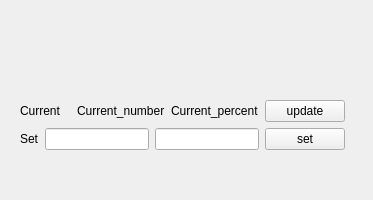
<?xml version="1.0" encoding="UTF-8"?>
<ui version="4.0">
 <class>Form</class>
 <widget class="QWidget" name="Form">
  <property name="enabled">
   <bool>true</bool>
  </property>
  <property name="geometry">
   <rect>
    <x>0</x>
    <y>0</y>
    <width>373</width>
    <height>200</height>
   </rect>
  </property>
  <property name="minimumSize">
   <size>
    <width>0</width>
    <height>200</height>
   </size>
  </property>
  <property name="windowTitle">
   <string>Form</string>
  </property>
  <widget class="QWidget" name="">
   <property name="geometry">
    <rect>
     <x>20</x>
     <y>100</y>
     <width>325</width>
     <height>52</height>
    </rect>
   </property>
   <layout class="QVBoxLayout" name="verticalLayout">
    <item>
     <layout class="QHBoxLayout" name="horizontalLayout_2">
      <item>
       <widget class="QLabel" name="current_label">
        <property name="text">
         <string>Current</string>
        </property>
       </widget>
      </item>
      <item>
       <widget class="QLabel" name="current_number">
        <property name="text">
         <string>Current_number</string>
        </property>
       </widget>
      </item>
      <item>
       <widget class="QLabel" name="current_percent">
        <property name="text">
         <string>Current_percent</string>
        </property>
       </widget>
      </item>
      <item>
       <widget class="QPushButton" name="current_button">
        <property name="text">
         <string>update</string>
        </property>
       </widget>
      </item>
     </layout>
    </item>
    <item>
     <layout class="QHBoxLayout" name="horizontalLayout">
      <item>
       <widget class="QLabel" name="set_label">
        <property name="text">
         <string>Set</string>
        </property>
       </widget>
      </item>
      <item>
       <widget class="QLineEdit" name="set_number"/>
      </item>
      <item>
       <widget class="QLineEdit" name="set_percent"/>
      </item>
      <item>
       <widget class="QPushButton" name="set_button">
        <property name="text">
         <string>set</string>
        </property>
       </widget>
      </item>
     </layout>
    </item>
   </layout>
  </widget>
 </widget>
 <resources/>
 <connections/>
</ui>
